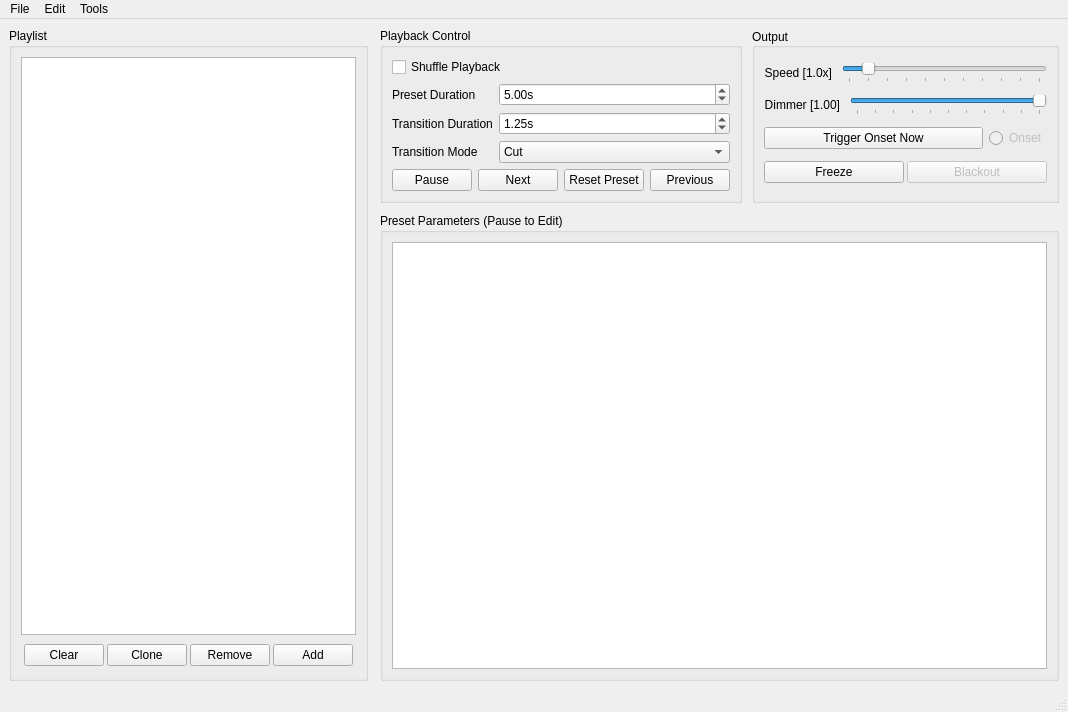
<?xml version="1.0" encoding="UTF-8"?>
<ui version="4.0">
 <class>FireMixMain</class>
 <widget class="QMainWindow" name="FireMixMain">
  <property name="geometry">
   <rect>
    <x>0</x>
    <y>0</y>
    <width>1068</width>
    <height>712</height>
   </rect>
  </property>
  <property name="sizePolicy">
   <sizepolicy hsizetype="Minimum" vsizetype="Minimum">
    <horstretch>1</horstretch>
    <verstretch>1</verstretch>
   </sizepolicy>
  </property>
  <property name="windowTitle">
   <string>FireMix</string>
  </property>
  <widget class="QWidget" name="centralwidget">
   <layout class="QGridLayout" name="gridLayout">
    <item row="0" column="0">
     <layout class="QHBoxLayout" name="horizontalLayout_2" stretch="1,2">
      <property name="margin">
       <number>0</number>
      </property>
      <item>
       <widget class="QGroupBox" name="groupBox_3">
        <property name="title">
         <string>Playlist</string>
        </property>
        <layout class="QVBoxLayout" name="verticalLayout_6">
         <item>
          <widget class="DraggableListWidget" name="lst_presets"/>
         </item>
         <item>
          <layout class="QHBoxLayout" name="horizontalLayout_7">
           <property name="spacing">
            <number>3</number>
           </property>
           <property name="margin">
            <number>3</number>
           </property>
           <item>
            <widget class="QPushButton" name="btn_clear_playlist">
             <property name="text">
              <string>Clear</string>
             </property>
            </widget>
           </item>
           <item>
            <widget class="QPushButton" name="btn_clone_preset">
             <property name="text">
              <string>Clone</string>
             </property>
            </widget>
           </item>
           <item>
            <widget class="QPushButton" name="btn_remove_preset">
             <property name="text">
              <string>Remove</string>
             </property>
            </widget>
           </item>
           <item>
            <widget class="QPushButton" name="btn_add_preset">
             <property name="text">
              <string>Add</string>
             </property>
            </widget>
           </item>
          </layout>
         </item>
        </layout>
       </widget>
      </item>
      <item>
       <layout class="QVBoxLayout" name="verticalLayout_3" stretch="0,1">
        <property name="spacing">
         <number>10</number>
        </property>
        <property name="leftMargin">
         <number>6</number>
        </property>
        <item>
         <layout class="QHBoxLayout" name="horizontalLayout_5" stretch="0,1">
          <property name="spacing">
           <number>10</number>
          </property>
          <item>
           <widget class="QGroupBox" name="groupBox_2">
            <property name="sizePolicy">
             <sizepolicy hsizetype="Expanding" vsizetype="Expanding">
              <horstretch>0</horstretch>
              <verstretch>0</verstretch>
             </sizepolicy>
            </property>
            <property name="title">
             <string>Playback Control</string>
            </property>
            <layout class="QVBoxLayout" name="verticalLayout_5">
             <item>
              <widget class="QCheckBox" name="btn_shuffle_playlist">
               <property name="text">
                <string>Shuffle Playback</string>
               </property>
              </widget>
             </item>
             <item>
              <layout class="QFormLayout" name="formLayout_2">
               <property name="fieldGrowthPolicy">
                <enum>QFormLayout::AllNonFixedFieldsGrow</enum>
               </property>
               <property name="leftMargin">
                <number>0</number>
               </property>
               <property name="topMargin">
                <number>0</number>
               </property>
               <property name="rightMargin">
                <number>0</number>
               </property>
               <item row="0" column="0">
                <widget class="QLabel" name="lbl_preset_duration">
                 <property name="text">
                  <string>Preset Duration</string>
                 </property>
                </widget>
               </item>
               <item row="0" column="1">
                <widget class="QDoubleSpinBox" name="edit_preset_duration">
                 <property name="suffix">
                  <string>s</string>
                 </property>
                 <property name="decimals">
                  <number>2</number>
                 </property>
                 <property name="maximum">
                  <double>10000.000000000000000</double>
                 </property>
                 <property name="value">
                  <double>5.000000000000000</double>
                 </property>
                </widget>
               </item>
               <item row="1" column="0">
                <widget class="QLabel" name="lbl_transition_duration">
                 <property name="text">
                  <string>Transition Duration</string>
                 </property>
                </widget>
               </item>
               <item row="1" column="1">
                <widget class="QDoubleSpinBox" name="edit_transition_duration">
                 <property name="suffix">
                  <string>s</string>
                 </property>
                 <property name="decimals">
                  <number>2</number>
                 </property>
                 <property name="maximum">
                  <double>100.000000000000000</double>
                 </property>
                 <property name="singleStep">
                  <double>0.250000000000000</double>
                 </property>
                 <property name="value">
                  <double>1.250000000000000</double>
                 </property>
                </widget>
               </item>
               <item row="2" column="0">
                <widget class="QLabel" name="lbl_transition_mode">
                 <property name="text">
                  <string>Transition Mode</string>
                 </property>
                </widget>
               </item>
               <item row="2" column="1">
                <widget class="QComboBox" name="cb_transition_mode">
                 <property name="enabled">
                  <bool>true</bool>
                 </property>
                 <item>
                  <property name="text">
                   <string>Cut</string>
                  </property>
                 </item>
                 <item>
                  <property name="text">
                   <string>Dissolve</string>
                  </property>
                 </item>
                 <item>
                  <property name="text">
                   <string>Random</string>
                  </property>
                 </item>
                </widget>
               </item>
              </layout>
             </item>
             <item>
              <layout class="QHBoxLayout" name="horizontalLayout">
               <property name="topMargin">
                <number>0</number>
               </property>
               <item>
                <widget class="QPushButton" name="btn_playpause">
                 <property name="text">
                  <string>Pause</string>
                 </property>
                </widget>
               </item>
               <item>
                <widget class="QPushButton" name="btn_next_preset">
                 <property name="text">
                  <string>Next</string>
                 </property>
                </widget>
               </item>
               <item>
                <widget class="QPushButton" name="btn_reset_preset">
                 <property name="text">
                  <string>Reset Preset</string>
                 </property>
                </widget>
               </item>
               <item>
                <widget class="QPushButton" name="btn_prev_preset">
                 <property name="text">
                  <string>Previous</string>
                 </property>
                </widget>
               </item>
              </layout>
             </item>
            </layout>
           </widget>
          </item>
          <item>
           <widget class="QGroupBox" name="groupBox">
            <property name="sizePolicy">
             <sizepolicy hsizetype="Preferred" vsizetype="Preferred">
              <horstretch>0</horstretch>
              <verstretch>0</verstretch>
             </sizepolicy>
            </property>
            <property name="minimumSize">
             <size>
              <width>0</width>
              <height>0</height>
             </size>
            </property>
            <property name="sizeIncrement">
             <size>
              <width>0</width>
              <height>0</height>
             </size>
            </property>
            <property name="autoFillBackground">
             <bool>false</bool>
            </property>
            <property name="title">
             <string>Output</string>
            </property>
            <property name="alignment">
             <set>Qt::AlignLeading|Qt::AlignLeft|Qt::AlignVCenter</set>
            </property>
            <layout class="QVBoxLayout" name="verticalLayout_4">
             <item>
              <layout class="QHBoxLayout" name="horizontalLayout_10" stretch="0,1">
               <property name="spacing">
                <number>10</number>
               </property>
               <property name="leftMargin">
                <number>0</number>
               </property>
               <item>
                <widget class="QLabel" name="lbl_speed">
                 <property name="text">
                  <string>Speed [1.0x]</string>
                 </property>
                 <property name="alignment">
                  <set>Qt::AlignRight|Qt::AlignTrailing|Qt::AlignVCenter</set>
                 </property>
                </widget>
               </item>
               <item>
                <widget class="QSlider" name="slider_speed">
                 <property name="sizePolicy">
                  <sizepolicy hsizetype="Expanding" vsizetype="Fixed">
                   <horstretch>0</horstretch>
                   <verstretch>0</verstretch>
                  </sizepolicy>
                 </property>
                 <property name="minimumSize">
                  <size>
                   <width>120</width>
                   <height>0</height>
                  </size>
                 </property>
                 <property name="minimum">
                  <number>0</number>
                 </property>
                 <property name="maximum">
                  <number>1000</number>
                 </property>
                 <property name="value">
                  <number>100</number>
                 </property>
                 <property name="orientation">
                  <enum>Qt::Horizontal</enum>
                 </property>
                 <property name="tickPosition">
                  <enum>QSlider::TicksBelow</enum>
                 </property>
                 <property name="tickInterval">
                  <number>100</number>
                 </property>
                </widget>
               </item>
              </layout>
             </item>
             <item>
              <layout class="QHBoxLayout" name="horizontalLayout_9" stretch="0,1">
               <property name="spacing">
                <number>10</number>
               </property>
               <property name="sizeConstraint">
                <enum>QLayout::SetMinimumSize</enum>
               </property>
               <property name="leftMargin">
                <number>0</number>
               </property>
               <property name="topMargin">
                <number>0</number>
               </property>
               <property name="rightMargin">
                <number>0</number>
               </property>
               <item>
                <widget class="QLabel" name="lbl_dimmer">
                 <property name="text">
                  <string>Dimmer [1.00]</string>
                 </property>
                 <property name="alignment">
                  <set>Qt::AlignRight|Qt::AlignTrailing|Qt::AlignVCenter</set>
                 </property>
                </widget>
               </item>
               <item>
                <widget class="QSlider" name="slider_global_dimmer">
                 <property name="sizePolicy">
                  <sizepolicy hsizetype="Expanding" vsizetype="Fixed">
                   <horstretch>0</horstretch>
                   <verstretch>0</verstretch>
                  </sizepolicy>
                 </property>
                 <property name="minimumSize">
                  <size>
                   <width>120</width>
                   <height>0</height>
                  </size>
                 </property>
                 <property name="maximum">
                  <number>100</number>
                 </property>
                 <property name="value">
                  <number>100</number>
                 </property>
                 <property name="orientation">
                  <enum>Qt::Horizontal</enum>
                 </property>
                 <property name="tickPosition">
                  <enum>QSlider::TicksBelow</enum>
                 </property>
                </widget>
               </item>
              </layout>
             </item>
             <item>
              <layout class="QHBoxLayout" name="horizontalLayout_8" stretch="1,0">
               <property name="leftMargin">
                <number>0</number>
               </property>
               <item>
                <widget class="QPushButton" name="btn_trigger_onset">
                 <property name="sizePolicy">
                  <sizepolicy hsizetype="Expanding" vsizetype="Fixed">
                   <horstretch>0</horstretch>
                   <verstretch>0</verstretch>
                  </sizepolicy>
                 </property>
                 <property name="text">
                  <string>Trigger Onset Now</string>
                 </property>
                </widget>
               </item>
               <item>
                <widget class="QRadioButton" name="btn_onset_detected">
                 <property name="enabled">
                  <bool>false</bool>
                 </property>
                 <property name="text">
                  <string>Onset</string>
                 </property>
                </widget>
               </item>
              </layout>
             </item>
             <item>
              <layout class="QHBoxLayout" name="horizontalLayout_3" stretch="0,0">
               <property name="spacing">
                <number>3</number>
               </property>
               <property name="sizeConstraint">
                <enum>QLayout::SetDefaultConstraint</enum>
               </property>
               <property name="margin">
                <number>0</number>
               </property>
               <item>
                <widget class="QPushButton" name="btn_runfreeze">
                 <property name="text">
                  <string>Freeze</string>
                 </property>
                </widget>
               </item>
               <item>
                <widget class="QPushButton" name="btn_blackout">
                 <property name="enabled">
                  <bool>false</bool>
                 </property>
                 <property name="text">
                  <string>Blackout</string>
                 </property>
                </widget>
               </item>
              </layout>
             </item>
            </layout>
           </widget>
          </item>
         </layout>
        </item>
        <item>
         <widget class="QGroupBox" name="lbl_preset_parameters">
          <property name="title">
           <string>Preset Parameters (Pause to Edit)</string>
          </property>
          <layout class="QVBoxLayout" name="verticalLayout">
           <item>
            <widget class="QTableWidget" name="tbl_preset_parameters">
             <property name="alternatingRowColors">
              <bool>true</bool>
             </property>
             <property name="columnCount">
              <number>2</number>
             </property>
             <attribute name="horizontalHeaderVisible">
              <bool>false</bool>
             </attribute>
             <attribute name="verticalHeaderVisible">
              <bool>false</bool>
             </attribute>
             <attribute name="verticalHeaderCascadingSectionResizes">
              <bool>true</bool>
             </attribute>
             <column/>
             <column/>
            </widget>
           </item>
          </layout>
         </widget>
        </item>
       </layout>
      </item>
     </layout>
    </item>
   </layout>
  </widget>
  <widget class="QMenuBar" name="menubar">
   <property name="geometry">
    <rect>
     <x>0</x>
     <y>0</y>
     <width>1068</width>
     <height>25</height>
    </rect>
   </property>
   <widget class="QMenu" name="menu_file">
    <property name="title">
     <string>File</string>
    </property>
    <addaction name="action_file_load_scene"/>
    <addaction name="action_file_open_playlist"/>
    <addaction name="action_file_save_playlist"/>
    <addaction name="action_file_save_playlist_as"/>
    <addaction name="separator"/>
    <addaction name="action_file_quit"/>
   </widget>
   <widget class="QMenu" name="menu_edit">
    <property name="title">
     <string>Edit</string>
    </property>
    <addaction name="action_edit_settings"/>
   </widget>
   <widget class="QMenu" name="menuTools">
    <property name="title">
     <string>Tools</string>
    </property>
    <addaction name="action_file_generate_default_playlist"/>
    <addaction name="action_file_reload_presets"/>
    <addaction name="action_tools_append_playlist"/>
   </widget>
   <addaction name="menu_file"/>
   <addaction name="menu_edit"/>
   <addaction name="menuTools"/>
  </widget>
  <widget class="QStatusBar" name="statusbar"/>
  <action name="action_file_load_scene">
   <property name="enabled">
    <bool>false</bool>
   </property>
   <property name="text">
    <string>Load Scene</string>
   </property>
  </action>
  <action name="action_file_reload_presets">
   <property name="enabled">
    <bool>true</bool>
   </property>
   <property name="text">
    <string>Reload Presets</string>
   </property>
  </action>
  <action name="action_file_quit">
   <property name="text">
    <string>Quit</string>
   </property>
  </action>
  <action name="action_file_save_playlist">
   <property name="text">
    <string>Save Playlist</string>
   </property>
   <property name="shortcut">
    <string>Ctrl+S</string>
   </property>
  </action>
  <action name="action_settings_networking">
   <property name="text">
    <string>Networking</string>
   </property>
  </action>
  <action name="actionAudio">
   <property name="enabled">
    <bool>false</bool>
   </property>
   <property name="text">
    <string>Audio</string>
   </property>
  </action>
  <action name="actionMIDI">
   <property name="enabled">
    <bool>false</bool>
   </property>
   <property name="text">
    <string>MIDI</string>
   </property>
  </action>
  <action name="action_file_generate_default_playlist">
   <property name="text">
    <string>Generate Default Playlist</string>
   </property>
  </action>
  <action name="action_edit_settings">
   <property name="text">
    <string>Settings</string>
   </property>
  </action>
  <action name="action_file_save_playlist_as">
   <property name="text">
    <string>Save Playlist As...</string>
   </property>
   <property name="shortcut">
    <string>Ctrl+Shift+S</string>
   </property>
  </action>
  <action name="action_file_open_playlist">
   <property name="text">
    <string>Open Playlist</string>
   </property>
   <property name="shortcut">
    <string>Ctrl+O</string>
   </property>
  </action>
  <action name="action_tools_append_playlist">
   <property name="text">
    <string>Append Playlist</string>
   </property>
  </action>
 </widget>
 <customwidgets>
  <customwidget>
   <class>DraggableListWidget</class>
   <extends>QListWidget</extends>
   <header location="global">ui/draggable_list_widget.h</header>
  </customwidget>
 </customwidgets>
 <resources/>
 <connections/>
</ui>
